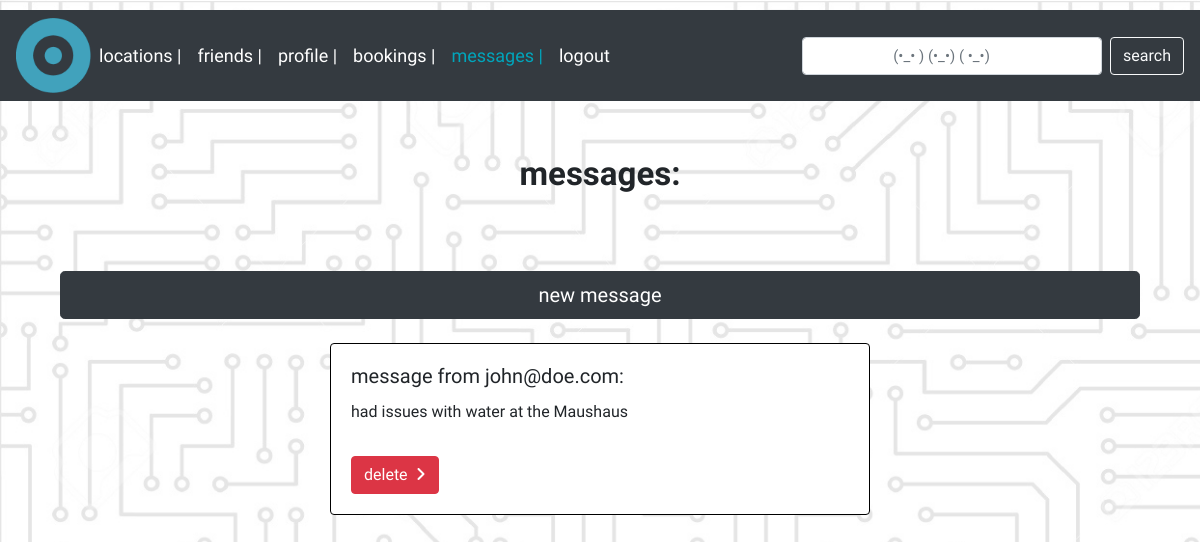
The app's page /messages.php (signed in) with its own data.
### tables this page shows
CREATE TABLE `tbMessages` (
  `toEmail` varchar(50) DEFAULT NULL,
  `fromEmail` varchar(50) DEFAULT NULL,
  `message` varchar(5000) DEFAULT NULL,
  `messageId` int(11) NOT NULL
);

### messages.php (the view, shortened to what this page needs)
<?php
include 'db.php';
include 'head.php';
	?>
	<div class='welcome'>messages:</div><br/><br/>
	<div class='container'>
				<br/>
				<div class='butt'><button id='projbutt' type='button' class='btn btn-dark btn-lg btn-block' >new message</button></div></br>
	</div>
	<?php
	$email=$_SESSION['username'];
	$query = "SELECT * FROM tbMessages WHERE toEmail = '$email'";
	$messages = $mysqli->query($query);
	if($messages){
	foreach ($messages as $messages){
			$from = $messages['fromEmail'];
			$text = $messages['message'];
			$messageId = $messages['messageId'];
			echo "<div class='container'>
			<div class='card' style='margin: auto; width: 50%;'>
			<div class='card-body'>
			<h5 class='card-title'>message from $from:</h5>
			<p class='card-text'>$text</p>
			<form action='deleteMessage.php' method='POST' enctype='multipart/form-data'>
				<fieldset>
					<div class='row mt-3'>
						<div class='col-12'>
						<input type='hidden' name='messageId' value='$messageId'>
							<button style='type='submit' class='btn btn-danger'>delete<i class='fa fa-angle-right'></i></button>
						</div>
					</div>
				</fieldset>
			</form>
			</div>
			</div>
			</div>";
		}
	}
	?>
	</div>
</body>
</html>

### style/style.css (style rules this page uses)
div.card-body { font-family: 'Chilanka', cursive; }
i.fa { margin-left: 0.5em; }
@media (min-width: 992px) { i.fa { transition: all 0.5s; } }
body { background-image: url("../img/bg.jpg"); background-repeat: no-repeat; background-size:cover; background-attachment: fixed; padding-top: 10px; padding-bottom: 10px; }
div.welcome { font-family: 'Chilanka', monospace; font-size: 33px; font-weight: bold; text-align: center; }
div.butt { font-family: 'Inconsolata', monospace; font-size: 11px; text-align: center; }
.card { border-color: black; }

### records on screen
tbmessages: fromEmail "john@doe.com", message "had issues with water at the Maushaus"
